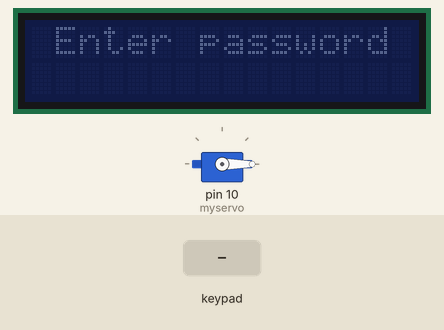
The sketch below on a simulated Arduino Uno, built with avr-gcc and run on an emulated ATmega328P. On the bench: 16×2 character LCD, servo. The inputs (shaded band) are chosen by the test bench.

Above: at 1.2 s.
1.3 s: keypad keys 1 2 3 4 # pressed 0.4 s apart
At 3.7 s:
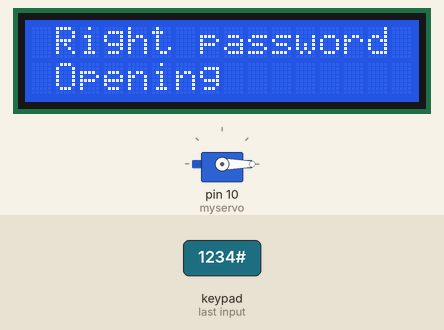
6.0 s: key '1' pressed
At 6.6 s:
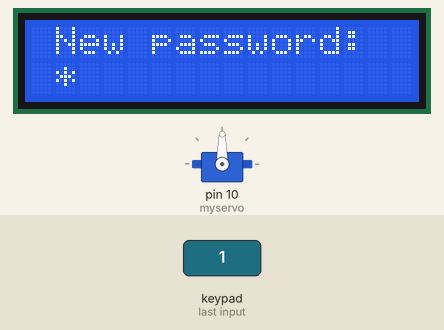
7.5 s: keypad keys 1 2 3 4 pressed 0.4 s apart
At 9.4 s:
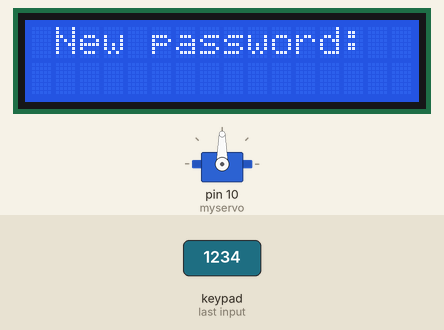
10.6 s: keypad keys 1 2 3 4 A pressed 0.4 s apart
At 12.9 s:
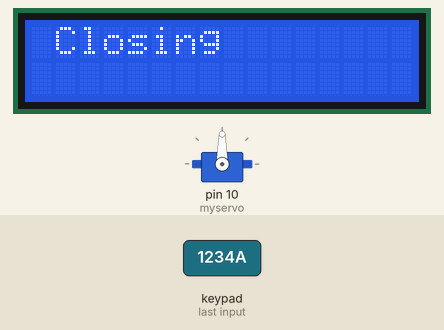
15.6 s: keypad keys 0 0 0 0 pressed 0.4 s apart
At 20.1 s:
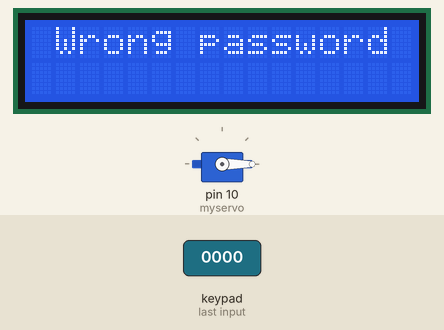
20.2 s: key '2' pressed
At 25.9 s:
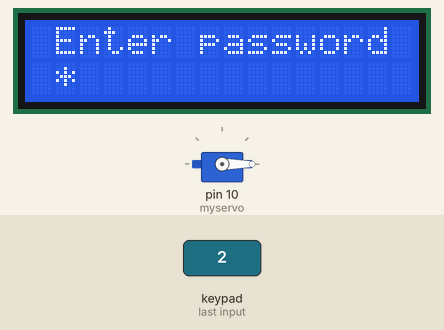
Timing chart, 0 to 26.2 s (numbered marks = the images above; inputs shaded):
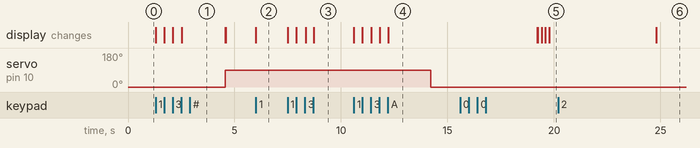

The sketch:

Pratica02.ino
```cpp
#include <Servo.h> // Library for servo
#include <LiquidCrystal_I2C.h> // Library for display
#include <Keypad.h> // Library for keypad

/* ---=======Display=======--- */
#define I2C_ADDR    0x27
#define LCD_COLUMNS 16
#define LCD_LINES   2

LiquidCrystal_I2C lcd(I2C_ADDR, LCD_COLUMNS, LCD_LINES);

/* ---=======Keypad=======--- */
const byte lines = 4; // Number of keypad rows
const byte columns = 4; // Number of keypad columns

const char KEYPAD_MATRIX[lines][columns] = { // Keypad character matrix (keypad mapping)
  {'1', '2', '3', 'A'},
  {'4', '5', '6', 'B'},
  {'7', '8', '9', 'C'},
  {'*', '0', '#', 'D'}
};

const byte ROW_PINS[lines] = {9, 8, 7, 6}; // Connection pins for keypad rows
const byte COLUMN_PINS[columns] = {5, 4, 3, 2}; // Connection pins for keypad columns

Keypad custom_keypad = Keypad(makeKeymap(KEYPAD_MATRIX), ROW_PINS, COLUMN_PINS, lines, columns); // Initialize keypad

/* ---=======Servo=======--- */
Servo myservo;

#define SERVO_PIN 10 // Pin connected to the servo
#define PWM_FREQ 50 // PWM frequency in Hertz (50Hz for servos)

/* ---=======Setup=======--- */
void setup() {
  /* Display */
  // Initialize the LCD display, backlight off
  lcd.init();

  /* Keyboard */
  Serial.begin(9600); // Initialize serial port

  /* Servo */
  myservo.attach(10);  // attaches the servo on pin 10 to the servo object
  myservo.write(0); // position 0
}

String senha = "1234"; // Defines initial password
String lock_key = "A"; // Defines key to lock. "A" chosen for acessibility
String pwd_key = "B"; // Defines key to change password. "B" chosen for acessibility

/* ---=======Loop=======--- */
void loop() {
  // Assign the keypad input to a variable, this gets displayed with "Serial.println(key_pressed);"
  char key_pressed = custom_keypad.getKey();

  // This will store the input for passwords
  String tentativa = "0000";

  // This will store the input for changing passwords or locking
  String lock_input = "0";

  /* Start */
  lcd.setCursor(1, 0);
  lcd.print("Enter password");

  char value; // For the input from the keypad

  /* Gets 4 characters from the keypad
    The backlight is initially off, turns on once a key is pressed */
  for(int i=0; i < 4; i++){
    value = custom_keypad.waitForKey();
    tentativa.setCharAt(i, value);

    lcd.backlight();

    lcd.setCursor(i+1, 1);
    lcd.print("*");
    //Serial.println(key_pressed);
  }

  //Serial.println(tentativa);
  //Serial.println(senha.equals(tentativa));

  /* Checking Password */
  if(!(senha.compareTo(tentativa))){
    // Right password turns the servo
    lcd.clear();
    lcd.setCursor(1, 0);
    lcd.print("Right password");
    lcd.setCursor(1, 1);
    lcd.print("Opening");
    delay(2000);
    myservo.write(90);

    // It's now open, waiting for either "close" or "change password"
    // This menu will display until "close" is chosen
    while((lock_key.compareTo(lock_input))){
      lcd.clear();
      lcd.setCursor(1, 0);
      lcd.print("A: to close");
      lcd.setCursor(1, 1);
      lcd.print("B: change pwd");
      lock_input = custom_keypad.waitForKey();

      // If (not close) is chosen, waits for a new password input
      if((lock_key.compareTo(lock_input))){
        lcd.clear();
        lcd.setCursor(1, 0);
        lcd.print("New password:");

        for(int i=0; i < 4; i++){
          value = custom_keypad.waitForKey();
          senha.setCharAt(i, value);

          lcd.setCursor(i+1, 1);
          lcd.print("*");
          // Serial.println(key_pressed);
        }
      }
    }

    // After "close" is chosen, turns the servo again
    // And turns off backlight
    lcd.clear();
    lcd.setCursor(1, 0);
    lcd.print("Closing");
    delay(2000);
    myservo.write(0);
    delay(5000);
    lcd.noBacklight();

  } else {
    // Wrong password does nothing
    lcd.clear();
    lcd.setCursor(1, 0);
    lcd.print("Wrong password");
    delay(5000);
  }
}
```

Measured:
- after the input at 1.3 s, servo on pin 10 (myservo): 0° → 90° after 3.3 s; the display: first changes at once (image 1 shows a later state)
- after the input at 6.0 s, the display: changes at once (image 2)
- after the input at 7.5 s, the display: first changes at once (image 3 shows a later state)
- after the input at 10.6 s, servo on pin 10 (myservo): 90° → 0° after 3.6 s; the display: first changes at once (image 4 shows a later state)
- after the input at 15.6 s, the display: first differs from a run without the input after 3.6 s (image 5 shows a later state)
- after the input at 20.2 s, the display: first differs from a run without the input after 4.6 s (image 6)
